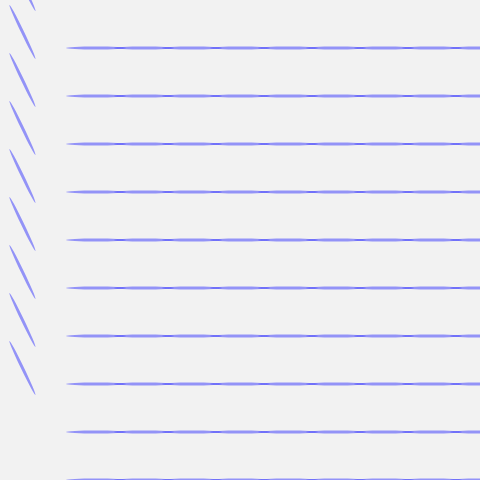
Frame 1 (no input)
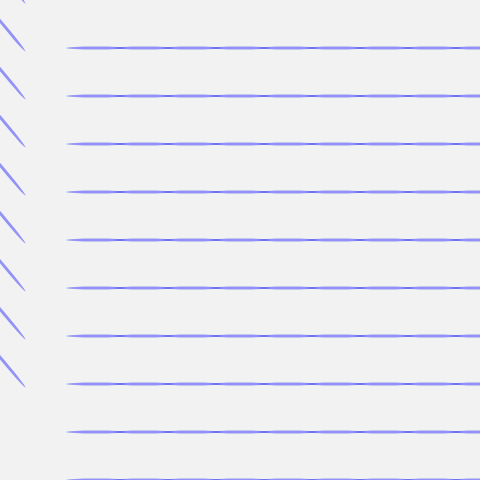
Frame 60 (no input)
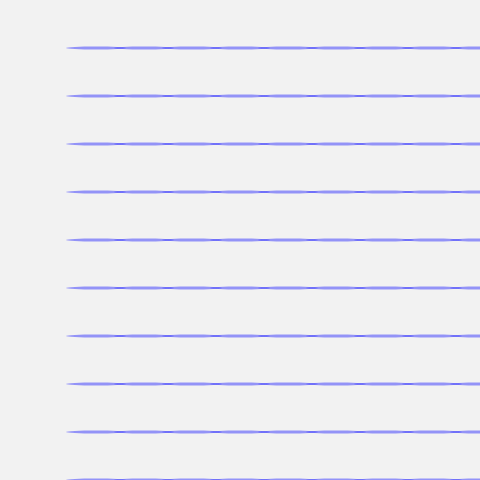
Frame 120 (the mouse pressed at the canvas centre since frame 60)

The p5.js sketch that drew these frames (run headless with seeded random() and noise() and a simulated clock; from frame 60 on, the mouse is pressed at the canvas centre):

// p5.js sketch
// ── sketch.js
// perlin noise via fuqiumeng v7
// https://editor.p5js.org/novo/sketches/Gm0TQgpz7


///////// GLOBAL VARIABLES ///////////////////
let increment = 0.001; 
//the smaller the difference between coordinates, the smoother the resulting noise sequence will be. Steps of 0.005-0.03 work best for most applications

let scaly = 48; 

// 48 creates possible shadow starting place
// 9 creates viscous mesh

// divide width and height by scaly to define number of rows and columns
let cols, rows;
let fr; // frame rate
let zoff = 0;

/////////////////////////////////
function setup() {
  
  make3sliders();
  
  createCanvas(480, 480);
  frameRate(60);
  
  cols = floor(width / scaly);
  rows = floor(height / scaly);
    // floor(n) returns closest integer less than or equal to the value of the parameter
  
  fr = createP(""); 
// bottom paragraph for frame rate display
  

}

/////////////////////////////////////////////
function draw() {
  
  background(242);
  
  let yoff = 0;

  for (let y = 0; y < rows; y++) {
    let xoff = 0;
    
    for (let x = 0; x < cols; x++) {
      let index = (x + y * width) * 4;
      let angle = noise(xoff, yoff, zoff) 
      * TWO_PI * 4 ;
    console.log(angle);
      xoff += slide1 ;
      // the noise function works in an infinite space, so the value of the coordinates doesn't matter, only the distance between successive coordinates does (eg. when using noise() within a loop). The smaller the difference between coordinates, the smoother the resulting noise sequence. Steps of 0.005-0.03 work best
      
      let v = p5.Vector.fromAngle(angle);
  // fromAngle(angle) 
  // makes a new 2D vector from an angle 
  // returns a new p5.Vector object
      
      noStroke(0);
      
    push();
      // push and pop
      // resets translation and rotation
      // for each ellipse
      translate(x * scaly, y * scaly);
      rotate(v.heading());
      // heading() returns angle of rotation
      
      // insert pixels
      
      fill(0, 0, 255, 100);
      
      ellipse(scaly,scaly,60,3);
      // in 48 scaly version narrow ellipse
      // creates "toothpick" line segments
      
    pop();
      
    }
    yoff += increment // 
    zoff += 0.00008; //rotation

  }
  fr.html(floor(frameRate())); 
  //display frame rate
}

////// external functions //////
function make3sliders() {
  createP("");
  createSpan(" x increment ");
  slide1 = createSlider(1, 5, 3);
  createP("");
  createSpan(" B ");
  slide2 = createSlider(0, 255, 100);
  createP("");
  createSpan(" scale ");
  slide3 = createSlider(1, 480, 48);
}


// this is a mash up of perlin noise by Qiumeng Fu 
//https://editor.p5js.org/fuqiumeng/sketches/pJxXT7h4w
